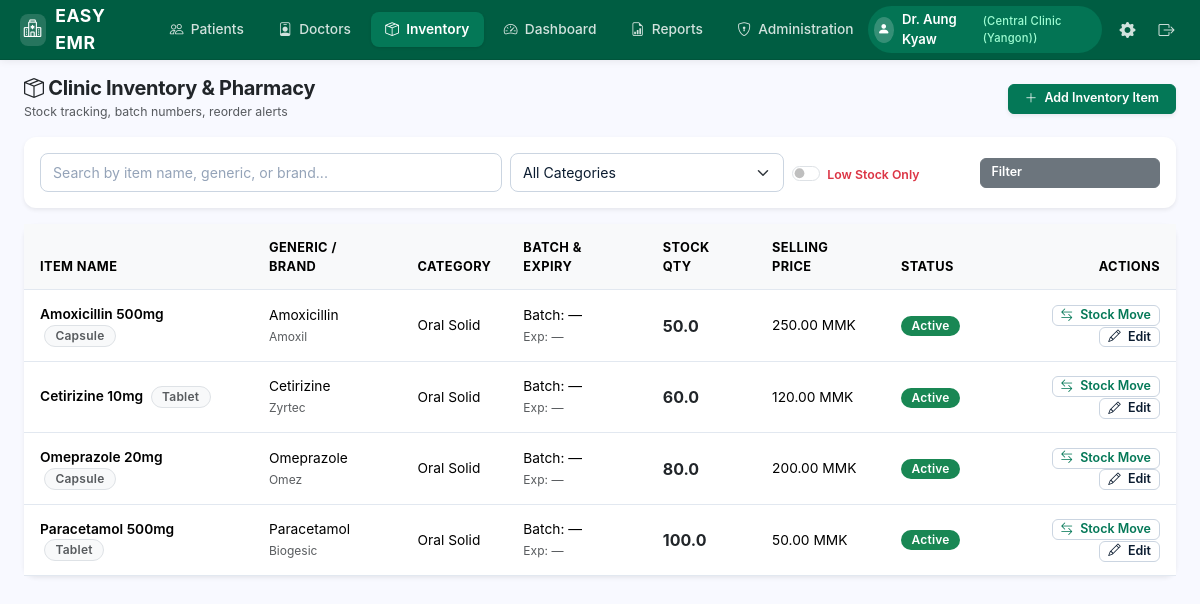
The page /inventory (signed in) on the database its author committed.
### app/models.py (models this page shows, shortened)
class Account(db.Model):
    __tablename__ = 'accounts'
    id = db.Column(db.Integer, primary_key=True)
    phone_number = db.Column(db.String(32), unique=True, nullable=False, index=True)
    clinic_name = db.Column(db.String(128), nullable=False, default='Central Clinic')
    doctor_name = db.Column(db.String(128), nullable=False, default='Dr. Aung Kyaw')
    password_hash = db.Column(db.String(255), nullable=False)
    is_active = db.Column(db.Boolean, default=True, nullable=False)
    created_at = db.Column(db.DateTime, default=datetime.utcnow, nullable=False)
    updated_at = db.Column(db.DateTime, default=datetime.utcnow, onupdate=datetime.utcnow, nullable=False)
    def is_administrator(self):
        return True

class InventoryItem(db.Model):
    __tablename__ = 'inventory_items'
    id = db.Column(db.Integer, primary_key=True)
    item_name = db.Column(db.String(255), nullable=False, index=True)
    generic_name = db.Column(db.String(255), nullable=True)
    brand = db.Column(db.String(128), nullable=True)
    category_id = db.Column(db.Integer, db.ForeignKey('inventory_categories.id', ondelete='SET NULL'), nullable=True)
    unit = db.Column(db.String(64), nullable=True)  # Tab, Cap, Bottle, Vial, etc.
    batch_number = db.Column(db.String(64), nullable=True)
    expiry_date = db.Column(db.Date, nullable=True)
    quantity = db.Column(db.Float, default=0.0, nullable=False)
    purchase_price = db.Column(db.Float, default=0.0, nullable=False)
    selling_price = db.Column(db.Float, default=0.0, nullable=False)
    reorder_level = db.Column(db.Float, default=10.0, nullable=False)
    is_active = db.Column(db.Boolean, default=True, nullable=False)
    created_at = db.Column(db.DateTime, default=datetime.utcnow, nullable=False)
    updated_at = db.Column(db.DateTime, default=datetime.utcnow, onupdate=datetime.utcnow, nullable=False)
    transactions = db.relationship('InventoryTransaction', backref='item', cascade='all, delete-orphan', lazy='dynamic')
    @property
    def is_low_stock(self):
        return self.quantity <= self.reorder_level

class InventoryCategory(db.Model):
    __tablename__ = 'inventory_categories'
    id = db.Column(db.Integer, primary_key=True)
    name = db.Column(db.String(128), unique=True, nullable=False)
    description = db.Column(db.String(255), nullable=True)
    items = db.relationship('InventoryItem', backref='category', lazy='dynamic')

### app/routes.py (the view, shortened to what this page needs)
@inventory_bp.route('/inventory')
@login_required
def inventory_list():
    query_str = request.args.get('q', '').strip()
    category_id = request.args.get('category_id', type=int)
    low_stock = request.args.get('low_stock') == '1'
    page = request.args.get('page', 1, type=int)
    q = InventoryItem.query
    if category_id:
        q = q.filter(InventoryItem.category_id == category_id)
    if low_stock:
        q = q.filter(InventoryItem.quantity <= InventoryItem.reorder_level)
    pagination = q.order_by(InventoryItem.item_name.asc()).paginate(page=page, per_page=15, error_out=False)
    categories = InventoryCategory.query.order_by(InventoryCategory.name).all()
    return render_template(
        'inventory/list.html',
        pagination=pagination,
        items=pagination.items,
        categories=categories,
        query_str=query_str,
        category_id=category_id,
        low_stock=low_stock,
        active_tab='inventory'
    )

### app/extensions.py (called while the page is built)
def generate_csrf_token():
    if '_csrf_token' not in session:
        session['_csrf_token'] = secrets.token_hex(32)
    return session['_csrf_token']

def init_csrf(app):
    @app.before_request
    def check_csrf():
        if not current_app.config.get('WTF_CSRF_ENABLED', True):
            return
        if request.method in ('POST', 'PUT', 'PATCH', 'DELETE'):
            token = request.form.get('csrf_token') or request.headers.get('X-CSRFToken')
            expected = session.get('_csrf_token')
            if not expected or not token or not secrets.compare_digest(token, expected):
                abort(400, description="Invalid or missing CSRF token.")
    @app.context_processor
    def inject_csrf():
        return dict(csrf_token=generate_csrf_token)

### app/helpers.py (called while the page is built)
def login_required(f):
    @wraps(f)
    def decorated_function(*args, **kwargs):
        if '_account_id' not in session and '_user_id' not in session:
            flash('Please log in to access this page.', 'warning')
            return redirect(url_for('auth.login', next=request.url))
        return f(*args, **kwargs)
    return decorated_function

def get_current_user():
    from flask import g, session
    sess_key = (session.get('_account_id'), session.get('_user_id'))
    if not any(sess_key):
        return None
    if getattr(g, '_current_user_sess_key', None) == sess_key and getattr(g, 'current_user', None) is not None:
        return g.current_user
    user = None
    if '_account_id' in session:
        from app.models import Account
        user = db.session.get(Account, session['_account_id'])
    elif '_user_id' in session:
        from app.models import User
        user = db.session.get(User, session['_user_id'])
    g._current_user_sess_key = sess_key
    g.current_user = user
    return user

### app/templates/inventory/list.html (shortened to what this page needs)
{% extends "base.html" %}
{% block content %}
<div class="d-flex justify-content-between align-items-center mb-3">
    <div>
        <h5 class="fw-bold mb-0 text-dark"><i class="bi bi-box-seam"></i> Clinic Inventory & Pharmacy</h5>
        <small class="text-muted">Stock tracking, batch numbers, reorder alerts</small>
    </div>
    <a href="{{ url_for('inventory.new_item') }}" class="btn btn-primary btn-sm px-3 shadow-sm">
        <i class="bi bi-plus-lg"></i> Add Inventory Item
    </a>
</div>
<div class="card border-0 shadow-sm mb-3">
    <div class="card-body p-3">
        <form method="GET" action="{{ url_for('inventory.inventory_list') }}" class="row g-2 align-items-center">
            <div class="col-md-5">
                <input type="text" name="q" class="form-control form-control-sm" placeholder="Search by item name, generic, or brand..." value="{{ query_str }}">
            </div>
            <div class="col-md-3">
                <select name="category_id" class="form-select form-select-sm">
                    <option value="">All Categories</option>
                </select>
            </div>
            <div class="col-md-2">
                <div class="form-check form-switch pt-1">
                    <input class="form-check-input" type="checkbox" name="low_stock" id="low_stock" value="1" {% if low_stock %}checked{% endif %}>
                    <label class="form-check-label small fw-semibold text-danger" for="low_stock">Low Stock Only</label>
                </div>
            </div>
            <div class="col-md-2 d-flex gap-1">
                <button type="submit" class="btn btn-secondary btn-sm w-100">Filter</button>
            </div>
        </form>
    </div>
</div>
<div class="card border-0 shadow-sm">
    <div class="table-responsive">
        <table class="table table-hover align-middle mb-0 small">
            <thead class="table-light">
                <tr>
                    <th>Item Name</th>
                    <th>Generic / Brand</th>
                    <th>Category</th>
                    <th>Batch & Expiry</th>
                    <th>Stock Qty</th>
                    <th>Selling Price</th>
                    <th>Status</th>
                    <th class="text-end">Actions</th>
                </tr>
            </thead>
            <tbody>
                {% if items %}
                    {% for itm in items %}
                    <tr class="{% if itm.is_low_stock %}table-danger-subtle{% endif %}">
                        <td class="fw-semibold">
                            {{ itm.item_name }}
                            {% if itm.unit %}
                                <span class="badge bg-light text-muted border ms-1">{{ itm.unit }}</span>
                            {% endif %}
                        </td>
                        <td>
                            <div>{{ itm.generic_name or '—' }}</div>
                            <small class="text-muted">{{ itm.brand or '' }}</small>
                        </td>
                        <td>{{ itm.category.name if itm.category else 'General' }}</td>
                        <td>
                            <div>Batch: {{ itm.batch_number or '—' }}</div>
                            <small class="text-muted">Exp: {{ itm.expiry_date.strftime('%d %b %Y') if itm.expiry_date else '—' }}</small>
                        </td>
                        <td>
                            <strong class="{% if itm.is_low_stock %}text-danger{% else %}text-dark{% endif %} fs-6">
                                {{ itm.quantity }}
                            </strong>
                        </td>
                        <td>{{ "%.2f"|format(itm.selling_price) }} MMK</td>
                        <td>
                            <span class="badge {% if itm.is_active %}bg-success{% else %}bg-secondary{% endif %}">
                                {{ 'Active' if itm.is_active else 'Inactive' }}
                            </span>
                        </td>
                        <td class="text-end">
                            <button type="button" class="btn btn-outline-primary btn-sm py-0 px-2" data-bs-toggle="modal" data-bs-target="#stockModal{{ itm.id }}">
                                <i class="bi bi-arrow-left-right"></i> Stock Move
                            </button>
                            <a href="{{ url_for('inventory.edit_item', item_id=itm.id) }}" class="btn btn-outline-secondary btn-sm py-0 px-2">
                                <i class="bi bi-pencil"></i> Edit
                            </a>
                        </td>
                    </tr>
                    {% endfor %}
                {% else %}
                    <tr>
                        <td colspan="8" class="text-center py-4 text-muted">
                            No inventory items found.
                        </td>
                    </tr>
                {% endif %}
            </tbody>
        </table>
    </div>
</div>
{% endblock %}

### app/templates/base.html (shortened to what this page needs)
<!DOCTYPE html>
<html lang="en">
<head>
    <link rel="stylesheet" href="https://cdn.jsdelivr.net/npm/bootstrap@5.3.3/dist/css/bootstrap.min.css">
    <link rel="stylesheet" href="https://cdn.jsdelivr.net/npm/bootstrap-icons@1.11.3/font/bootstrap-icons.min.css">
    <link rel="stylesheet" href="{{ url_for('static', filename='css/custom.css') }}?v=3.0">
</head>
<body>
    {% if current_user %}
    <nav class="clinic-navbar">
        <a href="{{ url_for('patients.patients_list') }}" class="clinic-brand">
            <span class="clinic-brand-icon"><i class="bi bi-hospital"></i></span>
            <span>EASY EMR</span>
        </a>
        <ul class="clinic-nav-tabs">
            <li>
                <a href="{{ url_for('patients.patients_list') }}" class="clinic-nav-link {% if active_tab == 'patients' %}active{% endif %}">
                    <i class="bi bi-people"></i> Patients
                </a>
            </li>
            <li>
                <a href="{{ url_for('doctors.doctors_list') }}" class="clinic-nav-link {% if active_tab == 'doctors' %}active{% endif %}">
                    <i class="bi bi-person-badge"></i> Doctors
                </a>
            </li>
            <li>
                <a href="{{ url_for('inventory.inventory_list') }}" class="clinic-nav-link {% if active_tab == 'inventory' %}active{% endif %}">
                    <i class="bi bi-box-seam"></i> Inventory
                </a>
            </li>
            <li>
                <a href="{{ url_for('dashboard.index') }}" class="clinic-nav-link {% if active_tab == 'dashboard' %}active{% endif %}">
                    <i class="bi bi-speedometer2"></i> Dashboard
                </a>
            </li>
            <li>
                <a href="{{ url_for('reports.index') }}" class="clinic-nav-link {% if active_tab == 'reports' %}active{% endif %}">
                    <i class="bi bi-file-earmark-bar-graph"></i> Reports
                </a>
            </li>
            {% if current_user.is_administrator() %}
            <li>
                <a href="{{ url_for('administration.users_list') }}" class="clinic-nav-link {% if active_tab == 'administration' %}active{% endif %}">
                    <i class="bi bi-shield-lock"></i> Administration
                </a>
            </li>
            {% endif %}
        </ul>
        <div class="clinic-nav-right">
            <div class="user-profile-pill">
                <span class="user-avatar-circle"><i class="bi bi-person-fill"></i></span>
                <span>{{ current_user.doctor_name if current_user.doctor_name else current_user.username }}</span>
                <span class="user-role-badge">({{ current_user.clinic_name if current_user.clinic_name else (current_user.phone_number or current_user.role) }})</span>
            </div>
            {% if current_user.is_administrator() %}
            <a href="{{ url_for('settings.index') }}" class="settings-gear-btn {% if active_tab == 'settings' %}active{% endif %}" title="Global Settings">
                <i class="bi bi-gear-fill"></i>
            </a>
            {% endif %}
            <a href="{{ url_for('auth.logout') }}" class="logout-btn" title="Logout" data-turbo="false" data-no-instant>
                <i class="bi bi-box-arrow-right"></i>
            </a>
        </div>
    </nav>
    {% endif %}
    <main class="container-fluid py-3 px-4">
        {% block content %}{% endblock %}
    </main>
</body>
</html>

### rows shown on the page
Account: doctor_name "Dr. Aung Kyaw", clinic_name "Central Clinic (Yangon)"
InventoryItem: item_name "Amoxicillin 500mg", unit "Capsule", generic_name "Amoxicillin", brand "Amoxil", category "Oral Solid", batch_number "—", expiry_date "—", quantity "50.0", selling_price "250.00", is_active "Active"
InventoryItem: item_name "Cetirizine 10mg", unit "Tablet", generic_name "Cetirizine", brand "Zyrtec", category "Oral Solid", batch_number "—", expiry_date "—", quantity "60.0", selling_price "120.00", is_active "Active"
InventoryItem: item_name "Omeprazole 20mg", unit "Capsule", generic_name "Omeprazole", brand "Omez", category "Oral Solid", batch_number "—", expiry_date "—", quantity "80.0", selling_price "200.00", is_active "Active"
InventoryItem: item_name "Paracetamol 500mg", unit "Tablet", generic_name "Paracetamol", brand "Biogesic", category "Oral Solid", batch_number "—", expiry_date "—", quantity "100.0", selling_price "50.00", is_active "Active"
